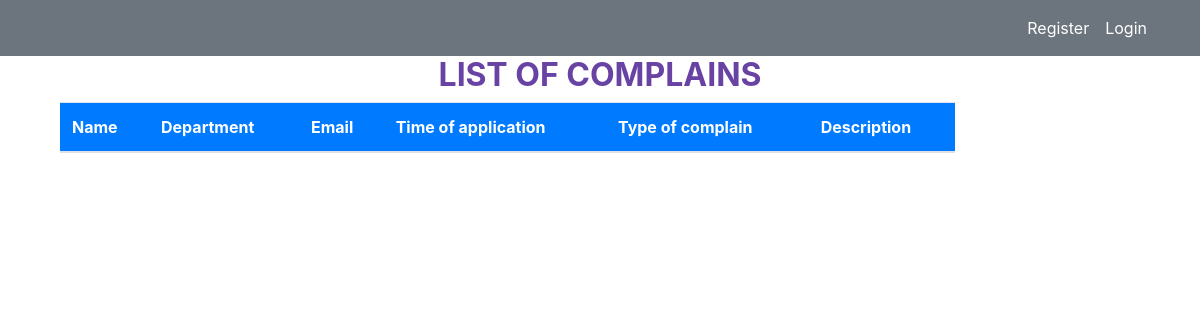
Before: /complain/list/ with the older database file.
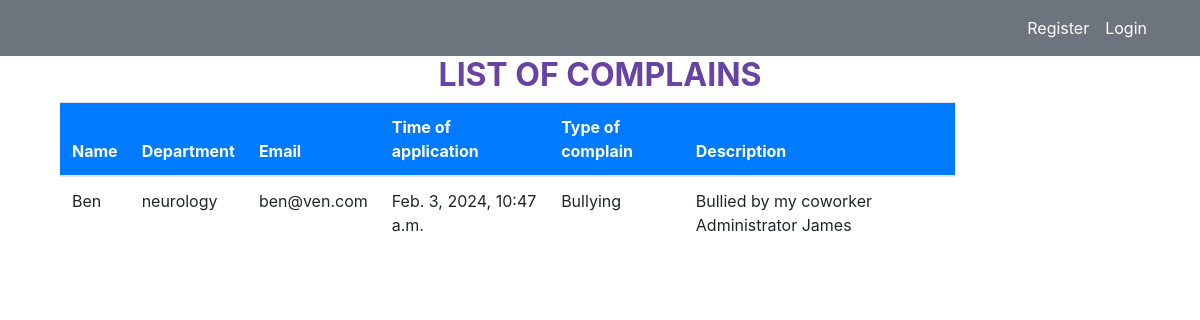
After: the same page with the newer database file.
### roster/models.py (models this page shows)
class Complains(models.Model):
     name = models.CharField(max_length=40)
     time = models.DateTimeField(auto_now=False, auto_now_add=True)
     department = models.CharField(max_length=50, choices=DEPARTMENT,default="neurology")
     email = models.EmailField(default="Empty")
     type = models.CharField(max_length=40, choices=COMPLAIN_TYPE)
     brief_description = models.CharField(max_length=50, null=True, blank=True)

### roster/views.py (the view)
# urls.py: path('complain/list/',views.complainlist, name='dashboard-complain-list'),
def complainlist(request):
    complains = Complains.objects.all()
    complain_count = complains.count()
    context = {
        'complains':complains,
        'complain_count':complain_count,
    }
    return render(request, "dashboard/complain_list.html",context)

### templates/dashboard/complain_list.html (shortened to what this page needs)
{% extends "partials/base.html" %}
  {% load crispy_forms_tags %}
  {% block content%}
   <div class="container">
    <h2 style="text-align:center;color:#6843a3;"><b> LIST OF COMPLAINS</b> </h2>
    <div class="row my-2">
        <div class="col-md-10">
            <table class="table bg-white">
                <thead class="bg-primary">
                    <tr class="text-white">
                        <th scope="col">Name</th>
                        <th scope="col">Department</th>
                        <th scope="col">Email</th>
                        <th scope="col">Time of application</th>
                        <th scope="col">Type of complain</th>
                        <th scope="col">Description</th>
                    </tr>
                </thead>
                <tbody>
                    {% for complain in complains%}
                    <tr>
                        <td>{{ complain.name}}</td>
                        <td>{{ complain.department}}</td>
                        <td>{{ complain.email}}</td>
                        <td>{{ complain.time }}</td>
                        <td>{{ complain.type }}</td>
                        <td>{{ complain.brief_description }}</td>
                    </tr>
                    {% endfor %}
                </tbody>
            </table>
        </div>
    </div>
</div>
{% endblock %}

Changed rows visible on the page:
added Complains: name "Ben", department "neurology", email "ben@ven.com", time "Feb. 3, 2024, 10:47 a.m.", type "Bullying", brief_description "Bullied by my coworker Administrator James"
